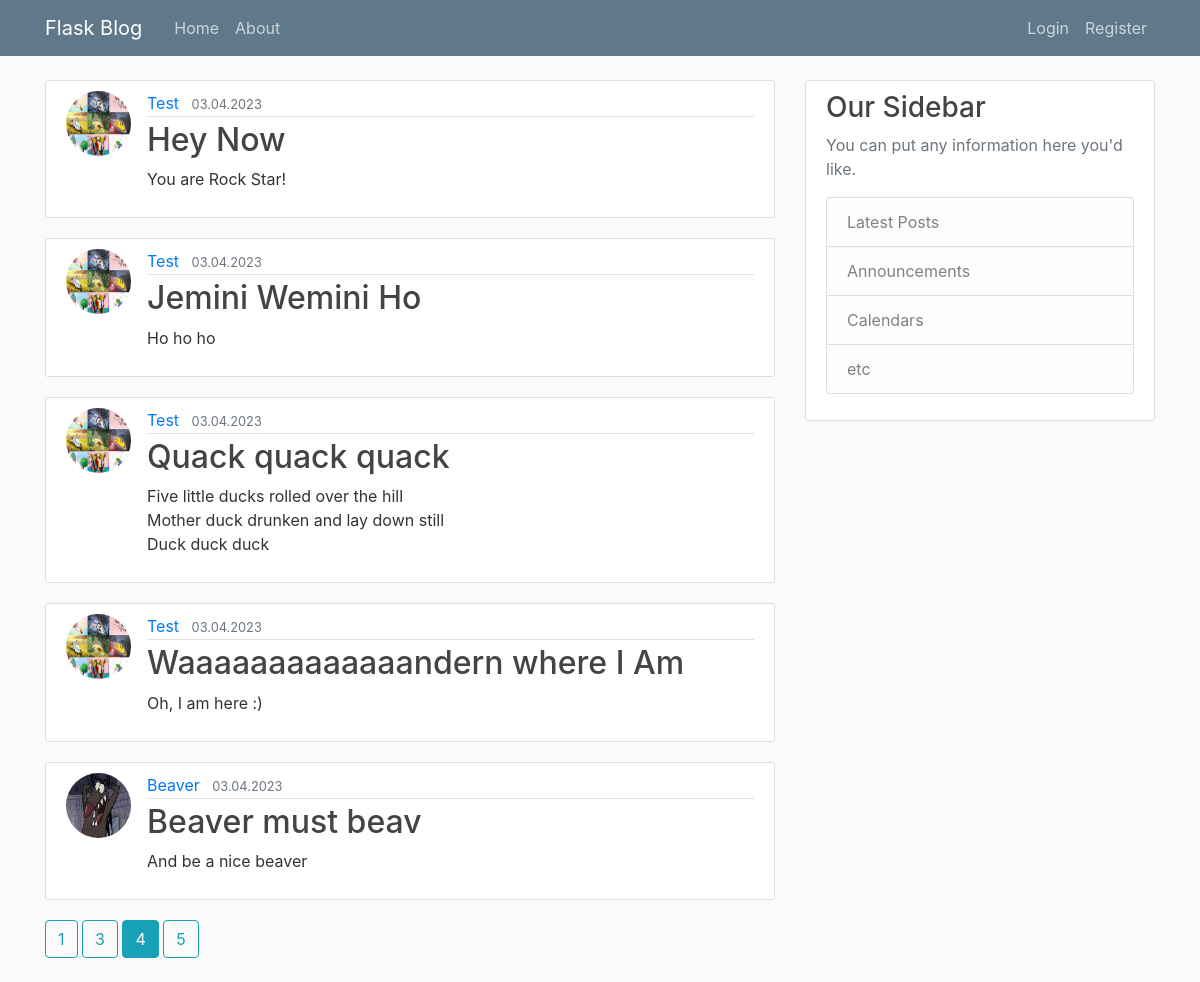
/home?page=4, run on the app's committed database.
### flaskblog/models.py (models this page shows, shortened)
class Post(db.Model):
    id = db.Column(db.Integer, primary_key=True)
    title = db.Column(db.String(100), nullable=False)
    date_posted = db.Column(db.DateTime, nullable=False, default=datetime.utcnow())
    content = db.Column(db.Text, nullable=False)
    user_id = db.Column(db.Integer, db.ForeignKey('user.id'), nullable=False)

class User(db.Model, UserMixin):
    id = db.Column(db.Integer, primary_key=True)
    username = db.Column(db.String(20), unique=True, nullable=False)
    email = db.Column(db.String(120), unique=True, nullable=False)
    image_file = db.Column(db.String(20), nullable=False, default='default.jpg')
    password = db.Column(db.String(60), nullable=False)
    posts = db.relationship('Post', backref='author', lazy=True)

### flaskblog/main/routes.py (the view)
@main.route("/")
@main.route("/home")
def home():
    page = request.args.get('page', 1, type=int)
    posts = Post.query.order_by(Post.date_posted.desc()).paginate(page=page, per_page=5)
    return render_template('home.html', posts=posts)

### flaskblog/templates/home.html (shortened to what this page needs)
{% extends "layouts.html" %}
{% block content%}
    {% for post in posts.items %}
        <article class="media content-section">
        <img class="rounded-circle article-img" src="{{ url_for('static', filename='profile_pics/' + post.author.image_file) }}">
          <div class="media-body">
            <div class="article-metadata">
              <a class="mr-2" href="{{ url_for('users.user_posts', username=post.author.username) }}">{{ post.author.username }}</a>
              <small class="text-muted">{{ post.date_posted.strftime('%d.%m.%Y') }}</small>
            </div>
            <h2><a class="article-title" href="{{ url_for('posts.post', post_id=post.id) }}">{{ post.title }}</a></h2>
            <p class="article-content">{{ post.content }}</p>
          </div>
        </article>
    {% endfor %}
    {% for page_num in posts.iter_pages(left_edge=1, right_edge=1, left_current=1, right_current=1) %}
        {% if page_num %}
            {% if posts.page == page_num %}
                <a class="btn btn-info mb-4"  href="{{ url_for('main.home', page=page_num) }}">{{ page_num }}</a>
            {% else %}
                <a class="btn btn-outline-info mb-4"  href="{{ url_for('main.home', page=page_num) }}">{{ page_num }}</a>
            {% endif %}
        {% endif %}
    {% endfor %}
{% endblock content %}

### flaskblog/static/main.css (style rules this page uses)
body { background: #fafafa; color: #333333; margin-top: 5rem; }
h1, h2, h3, h4, h5, h6 { color: #444444; }
.content-section { background: #ffffff; padding: 10px 20px; border: 1px solid #dddddd; border-radius: 3px; margin-bottom: 20px; }
.article-title { color: #444444; }
.article-content { white-space: pre-line; }
.article-img { height: 65px; width: 65px; margin-right: 16px; }
.article-metadata { padding-bottom: 1px; margin-bottom: 4px; border-bottom: 1px solid #e3e3e3 }

### data on the page
Post: image_file (picture), author.username "Test", date_posted "03.04.2023", title "Hey Now", content "You are Rock Star!"
Post: image_file (picture), author.username "Test", date_posted "03.04.2023", title "Jemini Wemini Ho", content "Ho ho ho"
Post: image_file (picture), author.username "Test", date_posted "03.04.2023", title "Quack quack quack", content "Five little ducks rolled over the hill Mother duck drunken and lay down still Duck duck duck"
Post: image_file (picture), author.username "Test", date_posted "03.04.2023", title "Waaaaaaaaaaaaandern where I Am", content "Oh, I am here :)"
Post: image_file (placeholder picture), author.username "Beaver", date_posted "03.04.2023", title "Beaver must beav", content "And be a nice beaver"

### other printed values
{{ page_num }} "1" "3" "5"
{{ page_num }} "4"
